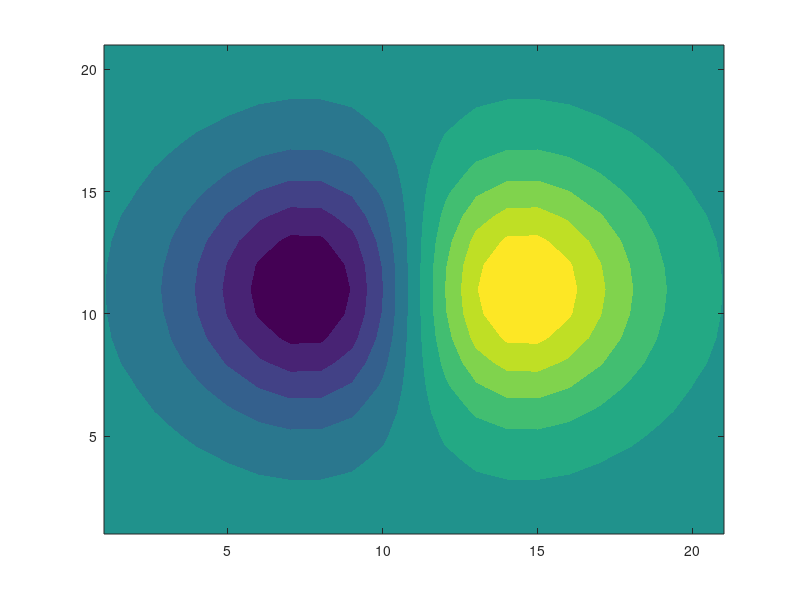

MATLAB code for this plot:
figure();
[X,Y] = meshgrid(-2:.2:2, -2:.2:2);                                
Z = X .* exp(-X.^2 - Y.^2);                                       
[c h] = contourf(Z);
shading interp;
set(h, 'LineStyle','none');